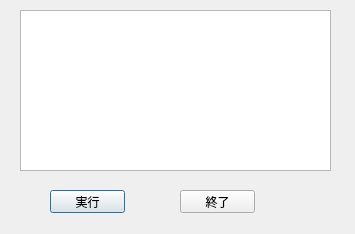
<?xml version="1.0" encoding="UTF-8"?>
<ui version="4.0">
 <class>MapToolEmitPointSampleDialogBase</class>
 <widget class="QDialog" name="MapToolEmitPointSampleDialogBase">
  <property name="geometry">
   <rect>
    <x>0</x>
    <y>0</y>
    <width>355</width>
    <height>234</height>
   </rect>
  </property>
  <property name="windowTitle">
   <string>MapToolEmitPoint Sample</string>
  </property>
  <widget class="QPushButton" name="pushButton_Exec">
   <property name="geometry">
    <rect>
     <x>50</x>
     <y>190</y>
     <width>75</width>
     <height>23</height>
    </rect>
   </property>
   <property name="text">
    <string>実行</string>
   </property>
   <property name="checkable">
    <bool>true</bool>
   </property>
  </widget>
  <widget class="QPushButton" name="pushButton_Close">
   <property name="geometry">
    <rect>
     <x>180</x>
     <y>190</y>
     <width>75</width>
     <height>23</height>
    </rect>
   </property>
   <property name="text">
    <string>終了</string>
   </property>
  </widget>
  <widget class="QPlainTextEdit" name="plainTextEdit">
   <property name="geometry">
    <rect>
     <x>20</x>
     <y>10</y>
     <width>311</width>
     <height>161</height>
    </rect>
   </property>
  </widget>
 </widget>
 <resources/>
 <connections>
  <connection>
   <sender>pushButton_Exec</sender>
   <signal>toggled(bool)</signal>
   <receiver>MapToolEmitPointSampleDialogBase</receiver>
   <slot>pushExec()</slot>
   <hints>
    <hint type="sourcelabel">
     <x>71</x>
     <y>37</y>
    </hint>
    <hint type="destinationlabel">
     <x>30</x>
     <y>16</y>
    </hint>
   </hints>
  </connection>
  <connection>
   <sender>pushButton_Close</sender>
   <signal>clicked()</signal>
   <receiver>MapToolEmitPointSampleDialogBase</receiver>
   <slot>pushClose()</slot>
   <hints>
    <hint type="sourcelabel">
     <x>217</x>
     <y>43</y>
    </hint>
    <hint type="destinationlabel">
     <x>226</x>
     <y>18</y>
    </hint>
   </hints>
  </connection>
 </connections>
 <slots>
  <slot>pushExec()</slot>
  <slot>pushClose()</slot>
 </slots>
</ui>
